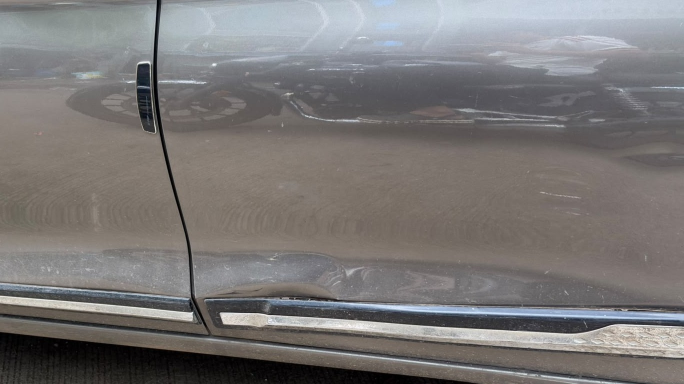
#> input picture dent_model/real images/dentimg1.jpeg, 1368 x 768 px (shown at 1/2 size)
$ python panel_gap_inspector.py --image '../dent_model/real images/dentimg1.jpeg'
#> lines starting #> are read from the running program, lines starting #| are printed output that depends on the picture; after the words box and inside, x2 and y2 are one past the last pixel; in counts of white or black regions, pixels touching at a corner belong together
#> in main, img is the input picture: shape (768, 1368, 3); mean B, G, R 119, 119.8, 122.6
#!/usr/bin/env python3
"""
Automotive Panel Gap Inspector
------------------------------
A clean, production-grade Python script that measures automotive panel gaps
in physical millimeters from a 2D image using OpenCV and an ArUco marker calibration target.

Architecture:
1. Calibration Engine: Detects an ArUco marker (DICT_4X4_50, ID 0) to compute mm/pixel.
2. Seam & Gap Extraction: Localizes the automotive panel groove near the marker and traces
   sub-pixel left/right boundary edges using cross-sectional gradient profiling.
3. Visualization: Draws markers, traced seam edges, dimension line, and high-contrast text.
4. Benchmark Engine: Computes Mean Absolute Error (MAE) and Standard Deviation (±σ) on datasets.
5. Self-Contained Testing: Includes a synthetic automotive joint image generator for unit testing out-of-the-box.
"""

import os
import csv
import logging
import argparse
from typing import Tuple, Optional, List, Dict, Any
import numpy as np
import cv2

# Set up logging configuration
logging.basicConfig(
    level=logging.INFO,
    format="%(asctime)s [%(levelname)s] %(filename)s:%(lineno)d - %(message)s"
)
logger = logging.getLogger("PanelGapInspector")

# Global Configuration Parameters
MARKER_REAL_SIZE_MM = 20.0
ARUCO_DICT_ID = cv2.aruco.DICT_4X4_50
TARGET_MARKER_ID = 0


def detect_aruco_scale(
    image: np.ndarray,
    marker_real_size_mm: float = MARKER_REAL_SIZE_MM,
    target_id: int = TARGET_MARKER_ID
) -> Tuple[Optional[float], Optional[np.ndarray]]:
    """
    Detects the calibration ArUco marker and computes the spatial scale (mm per pixel).

    This function handles OpenCV version compatibility between the legacy
    cv2.aruco.detectMarkers and the modern cv2.aruco.ArucoDetector API.

    Args:
        image: Input BGR image.
        marker_real_size_mm: The physical width/height of the square marker in mm.
        target_id: The expected ID of the calibration marker.

    Returns:
        A tuple of (mm_per_pixel, marker_corners) if successful, otherwise (None, None).
        marker_corners is of shape (4, 2) representing the corners of the target marker.
    """
#> called with marker_real_size_mm = 20, target_id = 0
    if image is None:
        logger.error("Input image is None.")
        return None, None

    # Convert to grayscale if it is a color image
    if len(image.shape) == 3 and image.shape[2] == 3:
        gray = cv2.cvtColor(image, cv2.COLOR_BGR2GRAY)
    else:
        gray = image.copy()

    corners: List[np.ndarray] = []
    ids: Optional[np.ndarray] = None

    # Modern OpenCV API (version >= 4.7.0)
    try:
        aruco_dict = cv2.aruco.getPredefinedDictionary(ARUCO_DICT_ID)
        parameters = cv2.aruco.DetectorParameters()
        parameters.cornerRefinementMethod = cv2.aruco.CORNER_REFINE_SUBPIX
        detector = cv2.aruco.ArucoDetector(aruco_dict, parameters)
        corners, ids, _ = detector.detectMarkers(gray)
#> corners = (); ids = None

        # Multi-stage attempt 2: CLAHE enhanced contrast if not found
        if ids is None or target_id not in ids.flatten():
            clahe = cv2.createCLAHE(clipLimit=2.5, tileGridSize=(8, 8))
            gray_clahe = clahe.apply(gray)
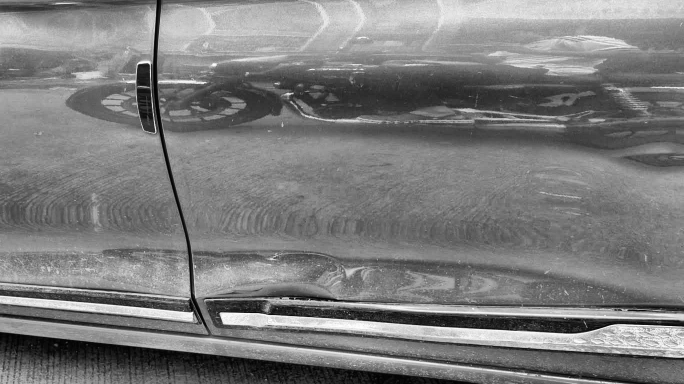
#> gray_clahe: shape (768, 1368) (shown at 1/2 size); min 1, max 255, mean 124.6
            corners, ids, _ = detector.detectMarkers(gray_clahe)
    except AttributeError:
        # Legacy OpenCV API
        try:
            dict_val = ARUCO_DICT_ID
            try:
                aruco_dict = cv2.aruco.Dictionary_get(dict_val)
            except AttributeError:
                aruco_dict = cv2.aruco.getPredefinedDictionary(dict_val)

            try:
                parameters = cv2.aruco.DetectorParameters_create()
            except AttributeError:
                parameters = cv2.aruco.DetectorParameters()

            corners, ids, _ = cv2.aruco.detectMarkers(gray, aruco_dict, parameters=parameters)
        except Exception as e:
            logger.error(f"Failed to execute legacy ArUco detection: {e}", exc_info=True)
            return None, None

    # Multi-stage attempt 3: Geometric fallback for damaged/peeled/folded marker stickers
    if ids is None or len(ids) == 0 or (target_id is not None and target_id not in ids.flatten()):
        logger.info("Standard ArUco pattern match not found. Attempting geometric square recovery (handling peeled/folded marker corners)...")
        recovered_corners = _recover_peeled_marker_contour(gray)
        if recovered_corners is not None:
            marker_pixel_width = float(np.linalg.norm(recovered_corners[0] - recovered_corners[1]))
            if marker_pixel_width > 0:
                mm_per_pixel = marker_real_size_mm / marker_pixel_width
                logger.info(f"Successfully recovered damaged/peeled marker geometry. Width: {marker_pixel_width:.2f} px. "
                            f"Spatial Scale: {mm_per_pixel:.5f} mm/pixel.")
                return mm_per_pixel, recovered_corners

    if ids is None or len(ids) == 0:
        logger.warning("No ArUco markers detected in the image.")
        return None, None

    # Find the target marker ID
    target_idx = -1
    for idx, marker_id in enumerate(ids.flatten()):
        if marker_id == target_id:
            target_idx = idx
            break

    if target_idx == -1:
        logger.warning(f"ArUco marker with ID {target_id} was not found among detected IDs: {ids.flatten()}")
        return None, None

    # Extracted corner coordinates: shape is (1, 4, 2)
    marker_corners = corners[target_idx].reshape(4, 2)

    # Top edge of the marker connects corner 0 (top-left) to corner 1 (top-right)
    pt_tl = marker_corners[0]
    pt_tr = marker_corners[1]

    # Calculate pixel width using Euclidean distance
    marker_pixel_width = float(np.linalg.norm(pt_tl - pt_tr))
    if marker_pixel_width <= 0:
        logger.error(f"Calculated marker pixel width is non-positive: {marker_pixel_width}")
        return None, None

    # Calculate scale factor
    mm_per_pixel = marker_real_size_mm / marker_pixel_width
    logger.info(f"Detected ArUco Marker ID {target_id}. Top edge width: {marker_pixel_width:.2f} px. "
                f"Spatial Scale: {mm_per_pixel:.5f} mm/pixel.")

    return mm_per_pixel, marker_corners
def _recover_peeled_marker_contour(gray: np.ndarray) -> Optional[np.ndarray]:
    """
    Fallback recovery for calibration markers whose corners are peeled, folded,
    or shadowed by harsh lighting, breaking standard ArUco 4-point quad detection.
    """
    h, w = gray.shape[:2]
    total_area = h * w

    # Scale-adaptive window sizes for high-resolution images
    base_win = int(min(w, h) * 0.05)
    if base_win % 2 == 0:
        base_win += 1

    bin_images = []
    # 1. Otsu thresholding
    _, otsu_bin = cv2.threshold(gray, 0, 255, cv2.THRESH_BINARY_INV + cv2.THRESH_OTSU)
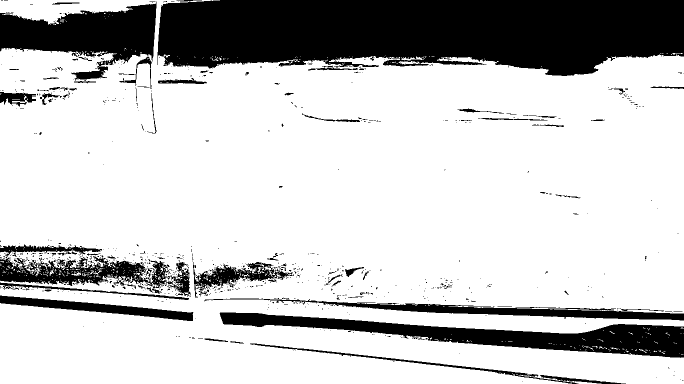
#> otsu_bin: shape (768, 1368) (shown at 1/2 size); 77.4% white; 810 black regions (719 under 20 px), largest, box (x1, y1, x2, y2) and area: (315, 0, 1368, 152) 132067, (439, 625, 1368, 716) 30013, (0, 3, 313, 178) 26126
    bin_images.append(otsu_bin)

    # 2. Multi-scale adaptive thresholding to capture stickers on bright/gold paint
    for win_sz in [51, base_win, base_win * 2 + 1]:
        if win_sz >= min(w, h):
            continue
        if win_sz % 2 == 0:
            win_sz += 1
        for C in [5, 10, 15]:
            adapt = cv2.adaptiveThreshold(gray, 255, cv2.ADAPTIVE_THRESH_GAUSSIAN_C, cv2.THRESH_BINARY_INV, win_sz, C)
            bin_images.append(adapt)
#> after the loop, bin_images = 10 items

    # 3. Fixed threshold levels for dark stickers
    for t in [25, 40, 60, 80]:
        _, fix_bin = cv2.threshold(gray, t, 255, cv2.THRESH_BINARY_INV)
        bin_images.append(fix_bin)
#> this loop made 4 passes
#> pass 3, in _recover_peeled_marker_contour, `_, fix_bin = cv2.threshold(gray, t, 255, cv2.THRESH_BINARY_INV)`:
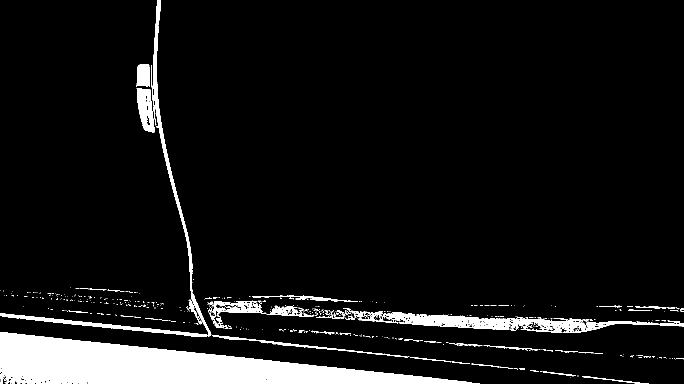
#> fix_bin: shape (768, 1368) (shown at 1/2 size); 7.5% white; 487 white regions (425 under 20 px), largest, box (x1, y1, x2, y2) and area: (0, 664, 960, 768) 50441, (692, 621, 1368, 666) 8856, (0, 0, 423, 674) 6968
#> after the loop, bin_images = 14 items

    kernel = cv2.getStructuringElement(cv2.MORPH_RECT, (5, 5))
    best_candidate = None
    best_score = float('inf')

    for bin_img in bin_images:
        closed = cv2.morphologyEx(bin_img, cv2.MORPH_CLOSE, kernel)
        contours, _ = cv2.findContours(closed, cv2.RETR_EXTERNAL, cv2.CHAIN_APPROX_SIMPLE)

        for c in contours:
            area = cv2.contourArea(c)
            if area < total_area * 0.001 or area > total_area * 0.15:
                continue

            x, y, bw, bh = cv2.boundingRect(c)
            # Exclude contours touching image edges/corners
            if x <= 20 or y <= 20 or (x + bw) >= (w - 20) or (y + bh) >= (h - 20):
                continue

            rect = cv2.minAreaRect(c)
            rw, rh = rect[1]
            if rw < 30 or rh < 30:
                continue

            aspect = max(rw, rh) / min(rw, rh)
            if aspect > 1.30:
                continue

            # Score based on how square, solid, and centralized the marker is
            hull = cv2.convexHull(c)
            hull_area = cv2.contourArea(hull)
            if hull_area <= 0:
                continue
            hull_box_fill = hull_area / (rw * rh)
            if hull_box_fill < 0.70:
                continue

            cx, cy = rect[0]
            dist_center = np.hypot(cx - w / 2.0, cy - h / 2.0) / (w + h)
            score = abs(aspect - 1.0) + (1.0 - hull_box_fill) + 0.3 * dist_center

            if score < best_score:
                best_score = score
                box = cv2.boxPoints(rect)
                best_candidate = box
#> this loop made 14 passes
#> pass 1, in _recover_peeled_marker_contour, `closed = cv2.morphologyEx(bin_img, cv2.MORPH_CLOSE, kernel)`:
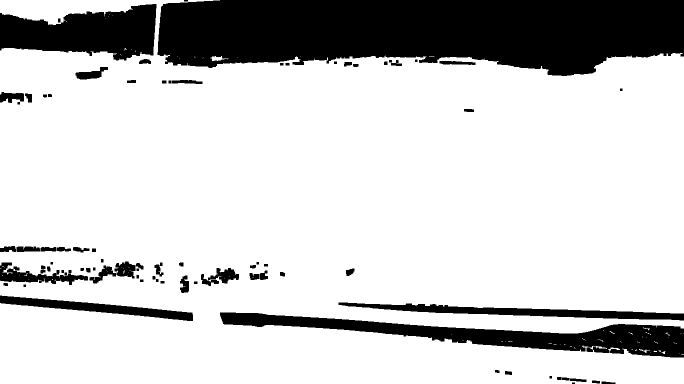
#> closed: shape (768, 1368) (shown at 1/2 size); 79.8% white; 82 black regions (1 under 20 px), largest, box (x1, y1, x2, y2) and area: (315, 0, 1368, 152) 129290, (440, 625, 1368, 715) 29506, (0, 8, 313, 121) 23617
#> pass 2, in _recover_peeled_marker_contour, `closed = cv2.morphologyEx(bin_img, cv2.MORPH_CLOSE, kernel)`:
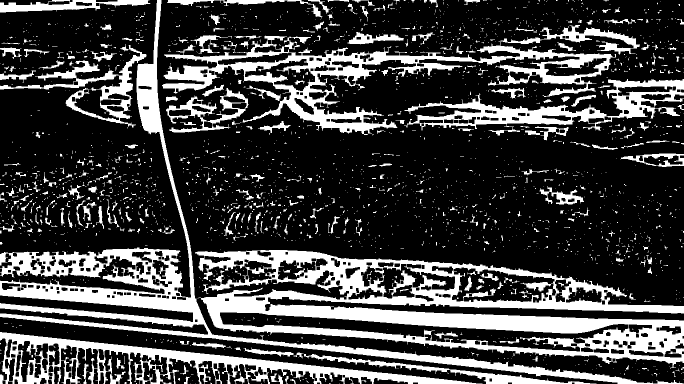
#> closed: shape (768, 1368) (shown at 1/2 size); 25.8% white; 2336 white regions (1992 under 20 px), largest, box (x1, y1, x2, y2) and area: (390, 500, 1368, 738) 79709, (0, 0, 1368, 768) 51796, (324, 50, 1280, 270) 39397
#> pass 3, in _recover_peeled_marker_contour, `closed = cv2.morphologyEx(bin_img, cv2.MORPH_CLOSE, kernel)`:
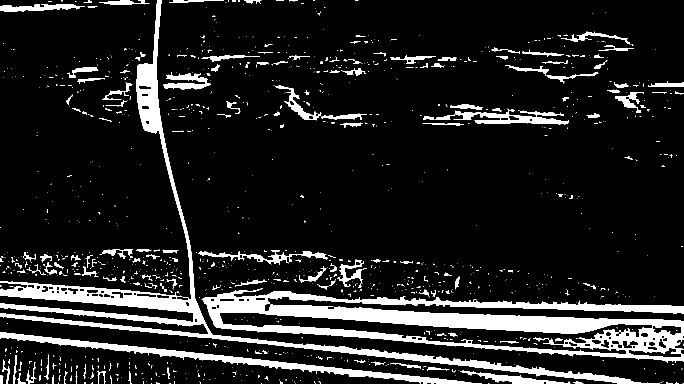
#> closed: shape (768, 1368) (shown at 1/2 size); 11.9% white; 1171 white regions (981 under 20 px), largest, box (x1, y1, x2, y2) and area: (403, 576, 1368, 726) 47541, (0, 0, 1320, 768) 33927, (0, 664, 964, 768) 10169
#> after the loop:
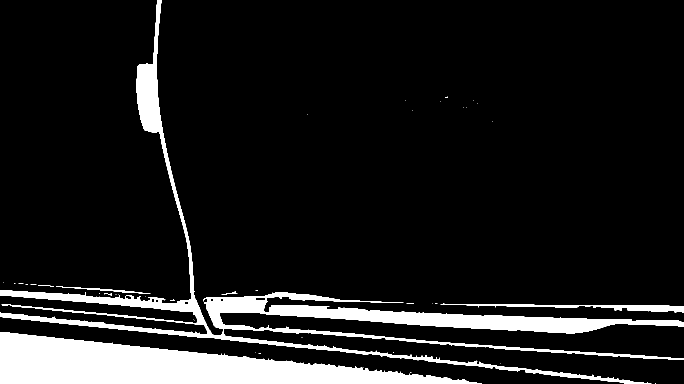
#> closed: shape (768, 1368) (shown at 1/2 size); 10.4% white; 41 white regions (33 under 20 px), largest, box (x1, y1, x2, y2) and area: (0, 0, 1368, 768) 54110, (0, 664, 964, 768) 52186, (881, 607, 1368, 626) 2756
#> after the loop, best_score = inf

    if best_candidate is not None:
        # Order corners: top-left, top-right, bottom-right, bottom-left
        pts = best_candidate.astype(np.float32)
        pts_sorted_y = pts[np.argsort(pts[:, 1])]
        top = pts_sorted_y[:2][np.argsort(pts_sorted_y[:2, 0])]
        bottom = pts_sorted_y[2:][np.argsort(pts_sorted_y[:2, 0])[::-1]]
        ordered = np.array([top[0], top[1], bottom[0], bottom[1]], dtype=np.float32)
        return ordered

    return None


# [403 lines left out: functions extract_gap_pixels, draw_visualizations, not called in this run]


def measure_panel_gap(
    image: np.ndarray,
    marker_real_size_mm: float = MARKER_REAL_SIZE_MM
) -> Tuple[Optional[float], np.ndarray]:
    """
    Main orchestration function to measure the panel gap in physical millimeters.

    Args:
        image: Input BGR image.
        marker_real_size_mm: Real size of the ArUco calibration marker in mm.

    Returns:
        A tuple (gap_mm, annotated_image). If detection fails, returns (None, original_image).
    """
    if image is None:
        logger.error("Provided image array is None.")
        return None, np.zeros((100, 100, 3), dtype=np.uint8)

    # 1. Detect marker and get spatial scale
    mm_per_pixel, marker_corners = detect_aruco_scale(image, marker_real_size_mm)
    if mm_per_pixel is None or marker_corners is None:
        logger.error("Calibration failed: ArUco marker not detected or invalid.")
        return None, image

    # 2. Extract gap boundaries along the true panel seam
    pixel_gap, edge1_pts, edge2_pts, meas_pt1, meas_pt2, tangent_vec = extract_gap_pixels(image, marker_corners)
    if pixel_gap is None or edge1_pts is None or edge2_pts is None or meas_pt1 is None or meas_pt2 is None:
        logger.error("Boundary extraction failed: Panel seam edges could not be extracted.")
        return None, image

    # 3. Convert gap to physical millimeters
    gap_mm = pixel_gap * mm_per_pixel
    logger.info(f"Measurement complete. Gap is {gap_mm:.3f} mm ({pixel_gap:.2f} px). Tangent: ({tangent_vec[0]:.2f}, {tangent_vec[1]:.2f}).")

    # 4. Draw visualizations
    annotated_image = draw_visualizations(
        image, gap_mm, mm_per_pixel, marker_corners, edge1_pts, edge2_pts, meas_pt1, meas_pt2, tangent_vec=tangent_vec
    )

    return gap_mm, annotated_image


# [159 lines left out: functions run_benchmark_validation, generate_synthetic_test_case, not called in this run]


def main() -> None:
    parser = argparse.ArgumentParser(
        description="Production-grade panel gap inspector utility."
    )
    parser.add_argument(
        "--image", type=str, help="Path to input image for gap measurement."
    )
    parser.add_argument(
        "--marker-size", type=float, default=MARKER_REAL_SIZE_MM,
        help="Physical width/height of the square ArUco marker in mm (default: 22.0)."
    )
    parser.add_argument(
        "--output", type=str, default="annotated_output.jpg",
        help="Path to save the annotated output image (default: annotated_output.jpg)."
    )
    parser.add_argument(
        "--benchmark", action="store_true",
        help="Flag to execute the validation benchmark engine."
    )
    parser.add_argument(
        "--dataset", type=str, help="Dataset folder for benchmarking."
    )
    parser.add_argument(
        "--csv", type=str, help="Ground truth CSV file for benchmarking."
    )

    args = parser.parse_args()

    if args.benchmark:
        if not args.dataset or not args.csv:
            parser.error("Benchmarking requires both --dataset and --csv arguments.")
        run_benchmark_validation(args.dataset, args.csv)
        return

    # If an image path is specified, run on that image
    if args.image:
        if not os.path.exists(args.image):
            logger.error(f"Specified image not found: {args.image}")
            return
        img = cv2.imread(args.image)
        if img is None:
            logger.error(f"Could not load image: {args.image}")
            return
        gap_mm, annotated = measure_panel_gap(img, marker_real_size_mm=args.marker_size)
        if gap_mm is not None:
            out_dir = os.path.dirname(os.path.abspath(args.output))
            if out_dir:
                os.makedirs(out_dir, exist_ok=True)
            cv2.imwrite(args.output, annotated)
            print(f"\nMeasurement Succeeded!")
            print(f"Computed Gap: {gap_mm:.2f} mm")
            print(f"Annotated output saved to: {args.output}\n")
        else:
            print("\nMeasurement Failed. Check logs for details.\n")
        return

    # Default mode: Run self-test validation with synthetic image generator
    print("\n" + "="*50)
    print(" RUNNING SYSTEM SELF-TEST (SYNTHETIC IMAGE)")
    print("="*50)

    expected_gap_mm = 5.0
    synthetic_img = generate_synthetic_test_case(gap_real_mm=expected_gap_mm, marker_real_mm=args.marker_size)
    gap_mm, annotated = measure_panel_gap(synthetic_img, marker_real_size_mm=args.marker_size)

    if gap_mm is not None:
        out_dir = os.path.dirname(os.path.abspath(args.output))
        if out_dir:
            os.makedirs(out_dir, exist_ok=True)
        cv2.imwrite(args.output, annotated)
        print(f"Self-Test Result: Succeeded!")
        print(f"Expected Gap:    {expected_gap_mm:.2f} mm")
        print(f"Predicted Gap:   {gap_mm:.2f} mm")
        print(f"Absolute Error:  {abs(gap_mm - expected_gap_mm):.4f} mm")
        print(f"Saved Visualization to: {args.output}")

        # Sub-millimeter tolerance check
        if abs(gap_mm - expected_gap_mm) < 1.0:
            print("System Self-Test status: PASSED ✅")
        else:
            print("System Self-Test status: FAILED ❌ (Out of tolerance)")
    else:
        print("Self-Test Result: FAILED (Measurement pipeline returned None)")
        print("System Self-Test status: FAILED ❌")
    print("="*50 + "\n")


if __name__ == "__main__":
    main()
